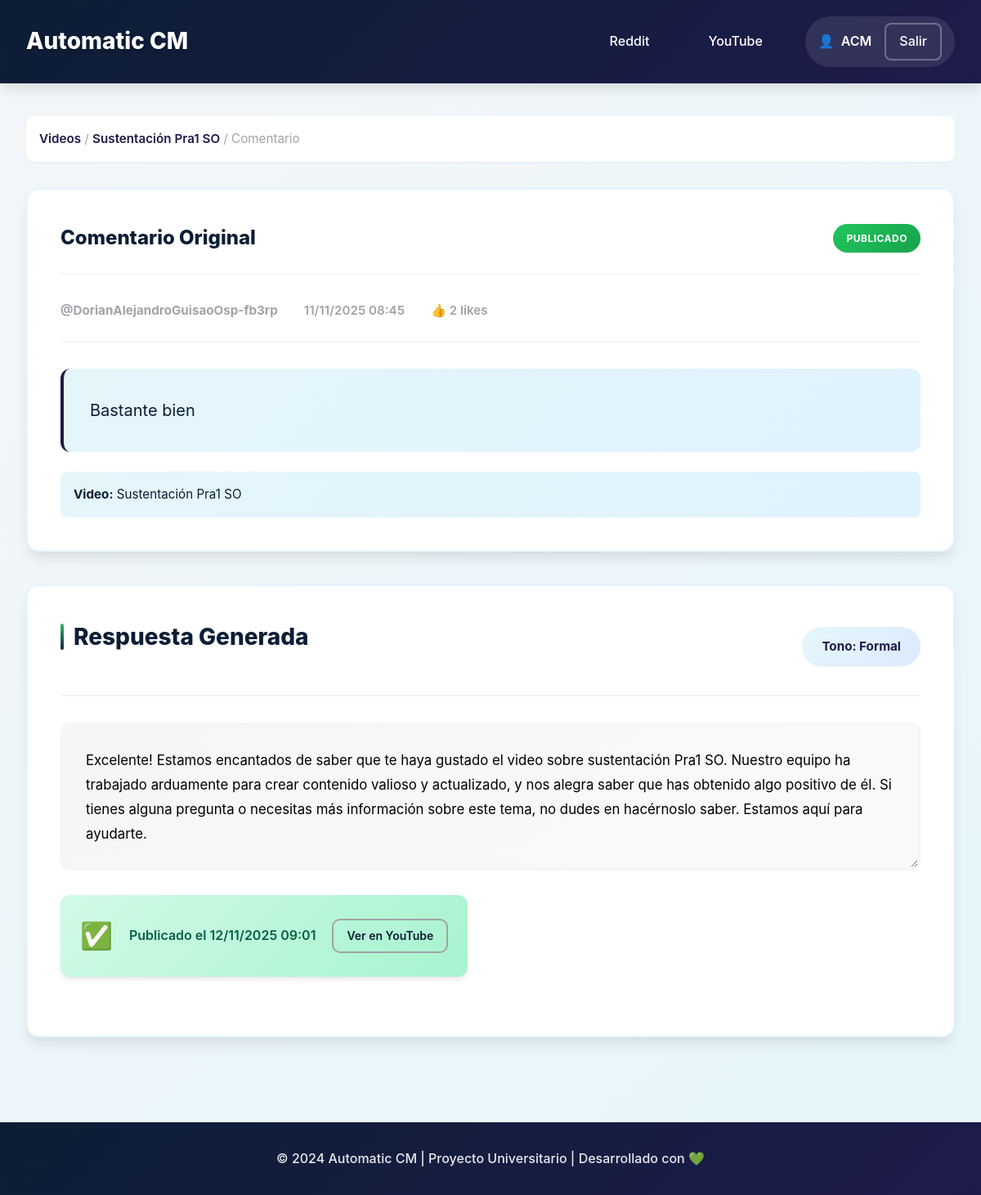
Page /dashboard/youtube/comment/UgwZbeUhj24MOFPvsNd4AaABAg/ (signed in) on the committed database.
### dashboard/models.py (models this page shows, shortened)
class YouTubeComment(models.Model):
    video = models.ForeignKey(YouTubeVideo, on_delete=models.CASCADE, related_name='youtube_comments')
    comment_id = models.CharField(max_length=100, unique=True)
    author = models.CharField(max_length=255)
    author_channel_id = models.CharField(max_length=100, blank=True)
    content = models.TextField()
    like_count = models.IntegerField(default=0)
    parent_id = models.CharField(max_length=100, null=True, blank=True)
    is_reply = models.BooleanField(default=False)
    published_at = models.DateTimeField()
    updated_at = models.DateTimeField()
    fetched_at = models.DateTimeField(auto_now_add=True)
    class Meta:
        ordering = ['-published_at']
        verbose_name = 'YouTube Comment'
        verbose_name_plural = 'YouTube Comments'
    @property
    def status_badge(self):
        try:
            if self.youtube_response.status == 'published':
                return {'text': 'Publicado', 'class': 'status-published'}
            elif self.youtube_response.status == 'pending':
                return {'text': 'Pendiente', 'class': 'status-pending'}
            elif self.youtube_response.status == 'rejected':
                return {'text': 'Rechazado', 'class': 'status-rejected'}
        except YouTubeResponse.DoesNotExist:
            return {'text': 'Nuevo', 'class': 'status-new'}

class YouTubeVideo(models.Model):
    user = models.ForeignKey(User, on_delete=models.CASCADE, related_name='youtube_videos')
    video_id = models.CharField(max_length=100, unique=True)
    title = models.TextField()
    description = models.TextField(blank=True)
    url = models.URLField()
    thumbnail_url = models.URLField()
    channel_title = models.CharField(max_length=255)
    published_at = models.DateTimeField()
    view_count = models.IntegerField(default=0)
    comment_count = models.IntegerField(default=0)
    last_checked = models.DateTimeField(auto_now=True)
    is_active = models.BooleanField(default=True)
    class Meta:
        ordering = ['-published_at']
        verbose_name = 'YouTube Video'
        verbose_name_plural = 'YouTube Videos'

class YouTubeResponse(models.Model):
    class Status(models.TextChoices):
        PENDING = 'pending', 'Pendiente'
        PUBLISHED = 'published', 'Publicado'
        REJECTED = 'rejected', 'Rechazado'
    class Tone(models.TextChoices):
        FORMAL = 'formal', 'Formal'
        FRIENDLY = 'friendly', 'Amigable'
        INFORMATIVE = 'informative', 'Informativo'
    comment = models.OneToOneField(YouTubeComment, on_delete=models.CASCADE, related_name='youtube_response')
    generated_text = models.TextField()
    tone = models.CharField(max_length=20, choices=Tone.choices)
    status = models.CharField(max_length=20, choices=Status.choices, default=Status.PENDING)
    edited_text = models.TextField(null=True, blank=True)
    created_at = models.DateTimeField(auto_now_add=True)
    published_at = models.DateTimeField(null=True, blank=True)
    youtube_reply_id = models.CharField(max_length=100, null=True, blank=True)
    class Meta:
        ordering = ['-created_at']
        verbose_name = 'YouTube Response'
        verbose_name_plural = 'YouTube Responses'
    @property
    def final_text(self):
        return self.edited_text if self.edited_text else self.generated_text

### dashboard/views_youtube.py (the view)
# urls.py: path('youtube/comment/<str:comment_id>/', views_youtube.comment_detail_yt, name='comment_detail_yt'),
@login_required
def comment_detail_yt(request, comment_id):
    comment = get_object_or_404(YouTubeComment, comment_id=comment_id)
    if comment.video.user != request.user:
        messages.error(request, 'No tienes permiso para ver este comentario')
        return redirect('youtube_manager')
    try:
        response = comment.youtube_response
    except YouTubeResponse.DoesNotExist:
        response = None
    context = {
        'comment': comment,
        'response': response,
        'available_tones': ['formal', 'friendly', 'informative']
    }
    return render(request, 'dashboard/comment_detail_yt.html', context)

### dashboard/templates/dashboard/comment_detail_yt.html (shortened to what this page needs)
{% extends 'dashboard/base.html' %}
{% block content %}
<div class="comment-detail-view">
    <nav class="breadcrumb">
        <a href="{% url 'youtube_manager' %}">Videos</a> /
        <a href="{% url 'video_detail_yt' comment.video.video_id %}">{{ comment.video.title|truncatewords:5 }}</a> /
        <span>Comentario</span>
    </nav>
    <div class="comment-display-card">
        <div class="card-header">
            <h3>Comentario Original</h3>
            <span class="status-badge {{ comment.status_badge.class }}">
                {{ comment.status_badge.text }}
            </span>
        </div>
        <div class="comment-info">
            <span class="info-item">
                <strong>{{ comment.author }}</strong>
            </span>
            <span class="info-item">
                {{ comment.published_at|date:"d/m/Y H:i" }}
            </span>
            {% if comment.like_count > 0 %}
            <span class="info-item">
                👍 {{ comment.like_count }} like{{ comment.like_count|pluralize }}
            </span>
            {% endif %}
        </div>
        <div class="comment-text">
            {{ comment.content }}
        </div>
        <div class="comment-video-context">
            <strong>Video:</strong> {{ comment.video.title }}
        </div>
    </div>
    {% if response and response.status != 'rejected' %}
    <div class="response-section">
        <div class="section-header">
            <h3 class="section-title">Respuesta Generada</h3>
            <span class="tone-badge">Tono: {{ response.get_tone_display }}</span>
        </div>
        <div class="response-card">
            <textarea
                id="responseText"
                class="response-textarea"
                {% if response.status == 'published' %}readonly{% endif %}
            >{{ response.final_text }}</textarea>
            <div class="response-actions">
                {% if response.status == 'pending' %}
                    <button onclick="updateResponse()" class="btn btn-secondary" id="updateBtn">
                        <span>Guardar Edición</span>
                    </button>
                    <button onclick="regenerateResponse()" class="btn btn-outline">
                        <span>Regenerar</span>
                    </button>
                    <button onclick="publishResponse()" class="btn btn-primary" id="publishBtn">
                        <span>Publicar en YouTube</span>
                    </button>
                    <button onclick="rejectResponse()" class="btn btn-danger">
                        <span>Descartar</span>
                    </button>
                {% elif response.status == 'published' %}
                    <div class="published-info">
                        <span class="success-icon">✅</span>
                        <span>Publicado el {{ response.published_at|date:"d/m/Y H:i" }}</span>
                        <a href="{{ comment.video.url }}" target="_blank" class="btn btn-outline btn-sm">
                            <span>Ver en YouTube</span>
                        </a>
                    </div>
                {% endif %}
            </div>
        </div>
    </div>
    {% endif %}
</div>
{% endblock %}

### dashboard/templates/dashboard/base.html (shortened to what this page needs)
<!DOCTYPE html>
<html lang="es">
<head>
    {% load static %}
    <link rel="stylesheet" href="{% static 'dashboard/css/styles.css' %}">
</head>
<body>
    <header class="header">
        <div class="container">
            <div class="header-content">
                <h1 class="logo">Automatic CM</h1>
                <nav class="nav">
                    <a href="{% url 'reddit_manager' %}" class="nav-link">
                        Reddit
                    </a>
                    <a href="{% url 'youtube_manager' %}" class="nav-link">
                        YouTube
                    </a>
                    <div class="user-info">
                        <span class="username">{{ user.username }}</span>
                        <a href="{% url 'admin:logout' %}?next={% url 'reddit_manager' %}" class="btn-logout">
                            Salir
                        </a>
                    </div>
                </nav>
            </div>
        </div>
    </header>
    <main class="main-content">
        <div class="container">
            {% block content %}
            {% endblock %}
        </div>
    </main>
    <footer class="footer">
        <div class="container">
            <p>© 2024 Automatic CM | Proyecto Universitario | Desarrollado con 💚</p>
        </div>
    </footer>
</body>
</html>

### dashboard/templates/dashboard/comment_detail_yt.html (style rules this page uses)
.comment-video-context { margin-top: 1.5rem; padding: 1rem; background: linear-gradient(135deg, var(--color-azul-pastel) 0%, #E0F2FE 100%); border-radius: 8px; color: var(--color-azul-oscuro); font-size: 0.95rem; }
.comment-video-context strong { font-weight: 700; }

### rows in the picture
YouTubeComment: video "Sustentación Pra1 SO", status_badge.text "PUBLICADO", author "@DorianAlejandroGuisaoOsp-fb3rp", published_at "11/11/2025 08:45", like_count "2", content "Bastante bien"
YouTubeResponse: tone "Formal", status+edited_text+generated_text "Excelente! Estamos encantados de saber que te haya gustado el video sobre sustentación Pra1 SO. Nuestro equipo ha trabajado arduamente para crear contenido valioso y actualizado, y nos alegra saber que has obtenido algo positivo de él. Si tienes alguna pregunta o necesitas más información sobre este tema, no dudes en hacérnoslo saber. Estamos aquí para ayudarte.", published_at "12/11/2025 09:01"

### other values in the picture
{{ user.username }} "ACM"
